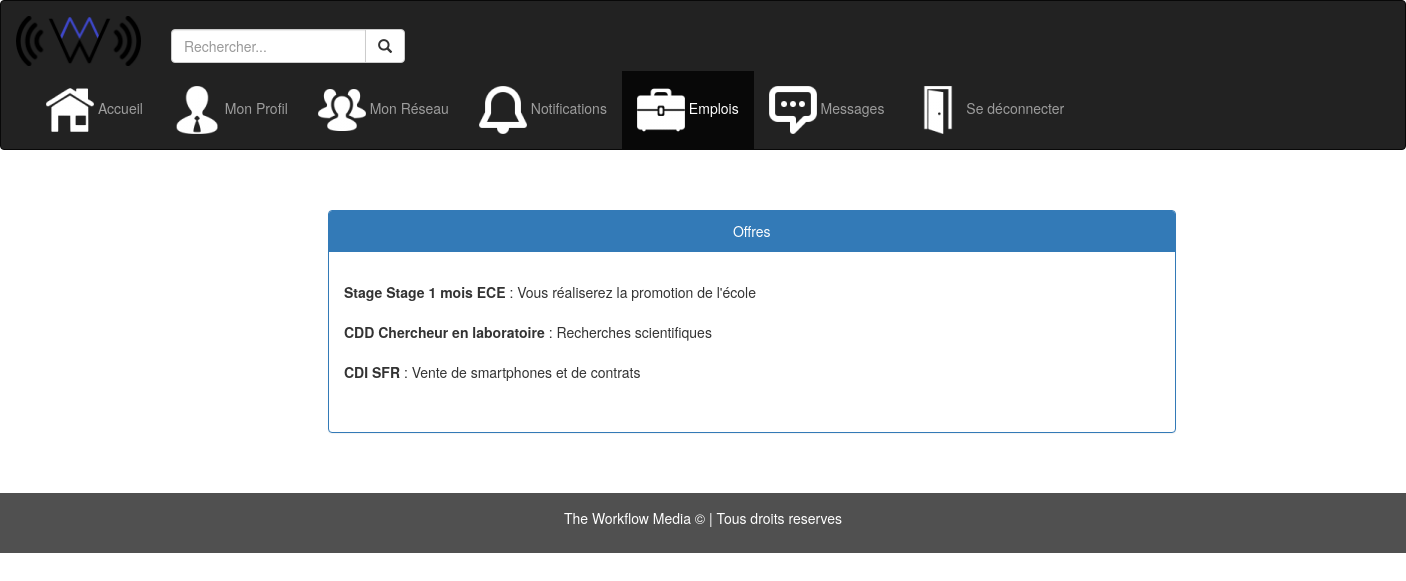
Page /PJ_WEB_2018_COUVREUR_KICINSKI_ELMILLIGY/emploi_membre.php (signed in) on the committed database.
### tables this page shows
CREATE TABLE IF NOT EXISTS `emplois` (
  `id_offre` int(11) NOT NULL AUTO_INCREMENT,
  `id_auteur` int(11) NOT NULL,
  `type_offre` varchar(255) NOT NULL,
  `nom_offre` varchar(255) NOT NULL,
  `descriptif_offre` varchar(1000) DEFAULT NULL,
  PRIMARY KEY (`id_offre`,`id_auteur`)
);

### PJ_WEB_2018_COUVREUR_KICINSKI_ELMILLIGY/emploi_membre.php (the view, shortened to what this page needs)
<!DOCTYPE html>
<html lang="en">
<head>
  <link rel="stylesheet" href="https://maxcdn.bootstrapcdn.com/bootstrap/3.3.7/css/bootstrap.min.css">
  <link rel="stylesheet" href="style.css" />
</head>
<body>
<nav class="navbar navbar-inverse">
  <div class="container-fluid">
    <div class="navbar-header">
      <a class="navbar-brand" href="#" ><img src="Icones/logo.png" width="125" height="50" align="middle" alt="Accueil"> </a>
    </div>
    <div class="collapse navbar-collapse" id="myNavbar">
      <form class="navbar-form navbar-left" role="search"></br>
        <div class="form-group input-group">
          <input type="text" class="form-control" placeholder="Rechercher...">
          <span class="input-group-btn">
            <button class="btn btn-default" type="button">
              <span class="glyphicon glyphicon-search"></span>
            </button>
          </span>
        </div>
      </form>
      <ul class="nav navbar-nav" >
        <li><a href="Accueil_membre.php"><img src="Icones/accueil.ico" alt="Accueil"> Accueil </a></li>
        <li><a href="Profil_membre.php"><img src="Icones/profil.ico" alt="Mon Profil"> Mon Profil </a></li>
        <li><a href="Reseau_membre.php"><img src="Icones/reseau.ico" alt="Mon Réseau"> Mon Réseau </a></li>
        <li><a href="Notification_membre.php"><img src="Icones/notification.ico" alt="Notifications"> Notifications </a></li>
        <li class="active"><a href="emploi_membre.php"><img src="Icones/emploi.ico" alt="Emplois"> Emplois </a></li>
        <li><a href="Messages_membres.php"><img src="Icones/message.ico" alt="Messages"> Messages </a></li>
        <li><a href="logout.php"><img src="Icones/deco.ico" alt="Se déconnecter"> Se déconnecter </a></li>
      </ul>
    </div>
  </div>
</nav>
    <br> <br>
<div class="container">
            <div class="row">
              <div class="col-sm-2"> </div>
              <div class="col-sm-9">
                <div class="panel panel-primary">
                  <div class="panel-heading" align="center">Offres</div>
                  <div class="container">
                    <br>
                      <p>
                        <?php
                        try
                        {
                            $bdd = new PDO('mysql:host=localhost; dbname=web dynamique;charset=utf8', 'root', '');
                        }
                        catch(Exception $e)
                        {
                                die('Erreur : '.$e->getMessage());
                        }
                            $reponse = $bdd->query('SELECT * FROM emplois');
                        while ($donnees = $reponse->fetch())
                        {
                            echo '<div><strong>' . htmlspecialchars($donnees['type_offre']) . " " . htmlspecialchars($donnees['nom_offre']) . '</strong> : ' . htmlspecialchars($donnees['descriptif_offre']) . '</div><br>';
                        }
                        ?>
                      </p>
                      <br>
                    </div>
                </div>
              </div>
                    </div>
                </div>
                <br> <br>
        <footer class="container-fluid text-center">
        <p>The Workflow Media © | Tous droits reserves</p>
      </footer>
      </body>
      </html>

### PJ_WEB_2018_COUVREUR_KICINSKI_ELMILLIGY/emploi_membre.php (style rules this page uses)
footer { background-color: #505050; color: white; padding: 15px; }

### rows in the picture
emplois: type_offre "Stage", nom_offre "Stage 1 mois ECE", descriptif_offre "Vous réaliserez la promotion de l'école"
emplois: type_offre "CDD", nom_offre "Chercheur en laboratoire", descriptif_offre "Recherches scientifiques"
emplois: type_offre "CDI", nom_offre "SFR", descriptif_offre "Vente de smartphones et de contrats"
